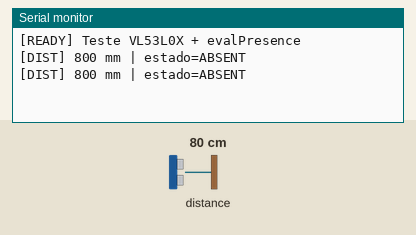
Simulated run of this sketch. Board: Seeed XIAO ESP32-S3. Parts: the last lines printed to the serial monitor. The inputs (shaded band) are chosen by the test bench; at power-on: distance to the obstacle 80 cm.

Above: at 1.4 s.
1.5 s: distance to the obstacle set to 2 cm
At 2.1 s:
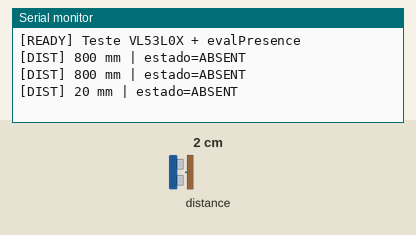
3.0 s: distance to the obstacle set to 4 cm
At 5.8 s:
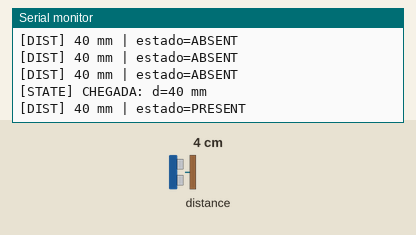
Timing chart, 0 to 7.3 s (numbered marks = the images above; inputs shaded):
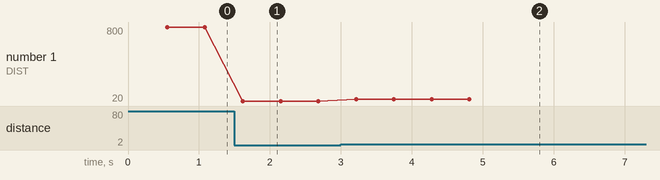

Measured:
- after the input at 1.5 s, the serial monitor: prints a new line after 0.12 s (image 1)
- after the input at 3.0 s, the serial monitor: prints a new line after 0.21 s (image 2)
- plotted number 1: 800 → 20 after the input at 1.5 s, 20 → 40 after the input at 3.0 s

The sketch:

laserTest.ino
```cpp
/**
 * TESTE 2 — VL53L0X + evalPresence (sem câmera, sem API)
 * Placa: Seeed XIAO ESP32-S3 Sense
 * - I2C em D4 (GPIO8) e D5 (GPIO9)
 * - Lê distância
 * - Aplica histerese + debounce
 * - Loga mudanças de estado (chegada/saída)
 */

#include <Arduino.h>
#include "Adafruit_VL53L0X.h"

// ====== I2C do XIAO ESP32-S3 Sense ======
//#define I2C_SDA 8   // D4
// #define I2C_SCL 9   // D5

Adafruit_VL53L0X lox= Adafruit_VL53L0X();

// ====== Histerese + debounce ======
enum class PresenceState : uint8_t { ABSENT = 0, PRESENT = 1 };

const uint16_t ENTER_THRESHOLD_MM = 900;   // entrou (dist < 900)
const uint16_t EXIT_THRESHOLD_MM  = 1200;  // saiu  (dist > 1200)

const uint32_t MIN_PRESENCE_MS = 5000;   // precisa manter presença por 5 s
const uint32_t MIN_ABSENCE_MS  = 5000;   // precisa manter ausência por 5 s

PresenceState currentState = PresenceState::ABSENT;
uint32_t stateChangeCandidateAt = 0;

static uint16_t readDistanceMm() {
  VL53L0X_RangingMeasurementData_t measure;
  lox.rangingTest(&measure, false);
  if (measure.RangeStatus != 4) return (uint16_t)measure.RangeMilliMeter;
  return 8191; // fora de alcance
}

static PresenceState evalPresence(uint16_t dmm) {
  if (currentState == PresenceState::ABSENT) {
    return (dmm < ENTER_THRESHOLD_MM) ? PresenceState::PRESENT
                                      : PresenceState::ABSENT;
  } else {
    return (dmm > EXIT_THRESHOLD_MM) ? PresenceState::ABSENT
                                     : PresenceState::PRESENT;
  }
}

void setup() {
  Serial.begin(115200);
  delay(200);
  if (!lox.begin()) {
    Serial.println(F("Failed to boot VL53L0X"));
    while(1);
  }
  Serial.println("[READY] Teste VL53L0X + evalPresence");
}

// Separa a lógica de verificação/estabilização de estado
static void checkState(uint16_t dmm) {
  PresenceState target = evalPresence(dmm);
  uint32_t now = millis();

  if (target != currentState) {
    if (stateChangeCandidateAt == 0) stateChangeCandidateAt = now;

    uint32_t dwell = now - stateChangeCandidateAt;
    bool stable = false;
    if (currentState == PresenceState::ABSENT && target == PresenceState::PRESENT) {
      stable = (dwell >= MIN_PRESENCE_MS);
    } else if (currentState == PresenceState::PRESENT && target == PresenceState::ABSENT) {
      stable = (dwell >= MIN_ABSENCE_MS);
    }

    if (stable) {
      PresenceState prev = currentState;
      currentState = target;
      stateChangeCandidateAt = 0;

      if (prev == PresenceState::ABSENT && currentState == PresenceState::PRESENT) {
        Serial.printf("[STATE] CHEGADA: d=%u mm\n", dmm);
      } else if (prev == PresenceState::PRESENT && currentState == PresenceState::ABSENT) {
        Serial.printf("[STATE] SAIDA:   d=%u mm\n", dmm);
      }
    }
  } else {
    stateChangeCandidateAt = 0;
  }
}

// Separa o log periódico de distância/estado
static void logDistance(uint16_t dmm) {
  static uint32_t lastLog = 0;
  if (millis() - lastLog > 500) {
    lastLog = millis();
    Serial.printf("[DIST] %u mm | estado=%s\n",
                  dmm,
                  currentState == PresenceState::PRESENT ? "PRESENT" : "ABSENT");
  }
}

void loop() {
  uint16_t dmm = readDistanceMm();
  checkState(dmm);
  logDistance(dmm);
  delay(20); // ~50 Hz
}
```
